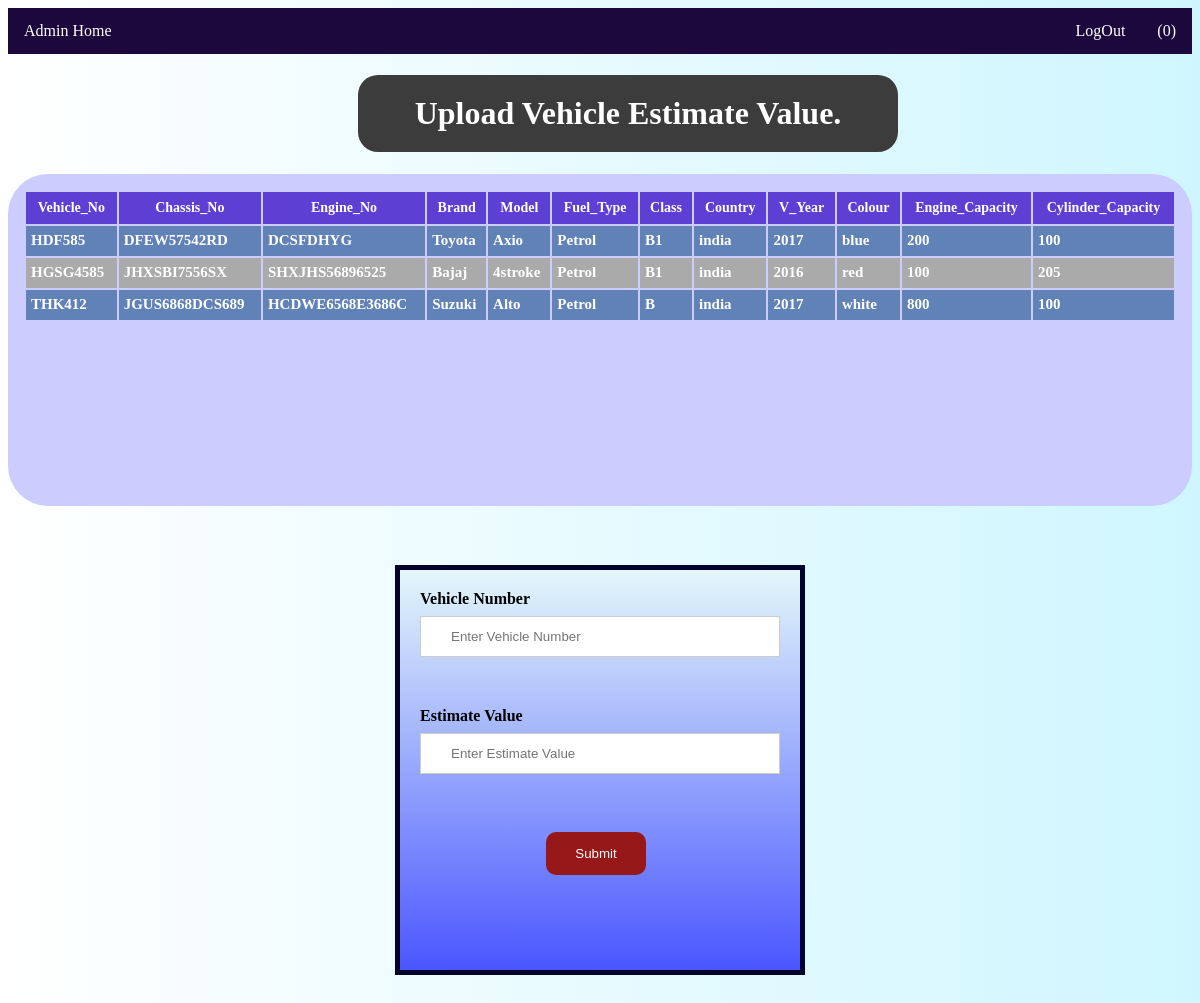
Screenshot of /admin_estimate.php with the database file from the repository.
### tables this page shows
CREATE TABLE `vehicle` (
  `Vehicle_No` varchar(12) NOT NULL,
  `Chassis_No` varchar(25) DEFAULT NULL,
  `Engine_No` varchar(25) DEFAULT NULL,
  `Brand` varchar(25) DEFAULT NULL,
  `Model` varchar(25) DEFAULT NULL,
  `Fuel_Type` varchar(20) DEFAULT NULL,
  `Class` varchar(20) DEFAULT NULL,
  `Country` varchar(20) DEFAULT NULL,
  `V_Year` year(4) DEFAULT NULL,
  `Colour` varchar(10) DEFAULT NULL,
  `Engine_Capacity` int(11) DEFAULT NULL,
  `Cylinder_Capacity` int(11) DEFAULT NULL
);

### admin_estimate.php (the view, shortened to what this page needs)
<!DOCTYPE html>
<html>
<head>
	<link rel="stylesheet" type="text/css" href="styles/admin.css">
	<link rel="stylesheet" type="text/css" href="styles/ss.css">
</head>
<body>
	<ul class="navi">
		<li class="navi2"><a class="naviA" href="admin_home.php"> Admin Home</a></li>
		<li class="navi1"><a class="naviA" href="main.html">(0)</a></li>
		<li class="navi1"><a class="naviA" href="Home.php">LogOut</a></li>
	</ul>
	<h1 class="admin_topic"> Upload Vehicle Estimate Value. </h1>
	<div class="tabular--wrapper">
	  <div class ="table--container">
		  <div style="height:300px;overflow:auto">
			  <table style="width:100%;">
				<thead>
				  <tr>
					  <th>Vehicle_No</th>
					  <th>Chassis_No</th>
					  <th>Engine_No</th>
					  <th>Brand</th>
					  <th>Model</th>
					  <th>Fuel_Type</th>
					  <th>Class</th>
					  <th>Country</th>
					  <th>V_Year</th>
					  <th>Colour</th>
					  <th>Engine_Capacity</th>
					  <th>Cylinder_Capacity</th>
				  </tr>
				</thead>
				<tbody>
				<?php
					include 'connect.php';
					$sqlClaim = "SELECT vehicle.Vehicle_No, vehicle.Chassis_No, vehicle.Engine_No, vehicle.Brand, vehicle.Model, vehicle.Fuel_Type, vehicle.Class, vehicle.Country, vehicle.V_Year, vehicle.Colour, vehicle.Engine_Capacity, vehicle.Cylinder_Capacity FROM vehicle, vehicle_value WHERE vehicle.Vehicle_No = vehicle_value.Vehicle_No AND vehicle_value.Estimate_Value = '0' ";
					$resultClaim = $conn->query($sqlClaim);
					if ($resultClaim->num_rows > 0) {
					    while($rowClaim = $resultClaim->fetch_assoc()) {
					    		$Vehicle_No = $rowClaim["Vehicle_No"];
					    		$Chassis_No = $rowClaim["Chassis_No"];
					        	$Engine_No = $rowClaim["Engine_No"];
					        	$Brand = $rowClaim["Brand"];
					        	$Model = $rowClaim["Model"];
					    		$Fuel_Type = $rowClaim["Fuel_Type"];
					        	$Class = $rowClaim["Class"];
					        	$Country = $rowClaim["Country"];
					        	$V_Year = $rowClaim["V_Year"];
					    		$Colour = $rowClaim["Colour"];
					        	$Engine_Capacity = $rowClaim["Engine_Capacity"];
					        	$Cylinder_Capacity = $rowClaim["Cylinder_Capacity"];
							  echo '<tr>'.
									  '<td>'.$Vehicle_No.'</td>'.
									  '<td>'.$Chassis_No.'</td>'.
									  '<td>'.$Engine_No.'</td>'.
									  '<td>'.$Brand.'</td>'.
									  '<td>'.$Model.'</td>'.
									  '<td>'.$Fuel_Type.'</td>'.
									  '<td>'.$Class.'</td>'.
									  '<td>'.$Country.'</td>'.
									  '<td>'.$V_Year.'</td>'.
									  '<td>'.$Colour.'</td>'.
									  '<td>'.$Engine_Capacity.'</td>'.
									  '<td>'.$Cylinder_Capacity.'</td>'.
							  	'</tr>';
					  	}
					}
				?>
				  </tbody>
			  </table>
		  </div>
		</div>
	</div>
		<form class="modal-content" action="" method="POST">
		    <div class="logincontainer">
		      <label for="vNum"><b>Vehicle Number</b></label>
		      <input type="text" placeholder="Enter Vehicle Number" id="vNum" name="vNum" required>
		      <label for="v_val"><b>Estimate Value</b></label>
		      <input type="text" placeholder="Enter Estimate Value" id="v_val" name="v_val" required>
		      <button type="submit" name="sub"> Submit </button>
		</form>
</body>
</html>

### styles/admin.css (style rules this page uses)
.tabular--wrapper { background:#CCCCFF; margin-top:1rem; border-radius:40px; padding:1rem; }
.table--container thead { background:#F2D2BD; color:#fff; }
.table--container th { color:#FFFFFF; font-size:14px; background:#5D3FD3; padding:8px; text-align:center; }
.table--container tbody { background:#6082B6; }
.table--container td { color:#FFFFFF; padding:5px; font-size:15px; font-weight:bold; height: 20px; }
.table--container tr:nth-child(even) { background:#aaa; }
.table--container tr { transition:all .2s ease-in; cursor:pointer; }
input[type=text] { width: 100%; padding: 12px 30px; margin: 8px 0 50px; display: inline-block; border: 1px solid #ccc; box-sizing: border-box; }
button { background-color: #961818; color: white; padding: 14px 20px; margin: 8px 0; border: none; cursor: pointer; width: 100%; width: 100px; margin-left: 35%; border-radius: 10px; }
.logincontainer { padding: 20px; }
.modal-content { background: linear-gradient(180deg, #e3f7fa , #4a56ff); margin: 5% auto 15% auto; border: 5px solid #03032b; width: 400px; height: 400px; }
.admin_topic { background: #3C3C3D; text-align: center; padding: 20px; width: 500px; margin-left: 350px; border-radius: 20px; color: white; font-weight: bold; }

### styles/ss.css (style rules this page uses)
body { background: linear-gradient(90deg, #FFFFFF , #CFF6FF); }
.navi { list-style-type: none; margin: 0; padding: 0; background-color: #1D083D; width: 100%; }
li.navi1 { float: right; }
.navi .navi2 { display: inline-block; position: relative; }
.navi .navi2 a.naviA { display: block; color: white; }
li a.naviA { display: block; color: white; text-align: center; padding: 14px 16px; text-decoration: none; }

### rows the page displays
vehicle: Vehicle_No "HDF585", Chassis_No "DFEW57542RD", Engine_No "DCSFDHYG", Brand "Toyota", Model "Axio", Fuel_Type "Petrol", Class "B1", Country "india", V_Year "2017", Colour "blue", Engine_Capacity "200", Cylinder_Capacity "100"
vehicle: Vehicle_No "HGSG4585", Chassis_No "JHXSBI7556SX", Engine_No "SHXJHS56896525", Brand "Bajaj", Model "4stroke", Fuel_Type "Petrol", Class "B1", Country "india", V_Year "2016", Colour "red", Engine_Capacity "100", Cylinder_Capacity "205"
vehicle: Vehicle_No "THK412", Chassis_No "JGUS6868DCS689", Engine_No "HCDWE6568E3686C", Brand "Suzuki", Model "Alto", Fuel_Type "Petrol", Class "B", Country "india", V_Year "2017", Colour "white", Engine_Capacity "800", Cylinder_Capacity "100"
